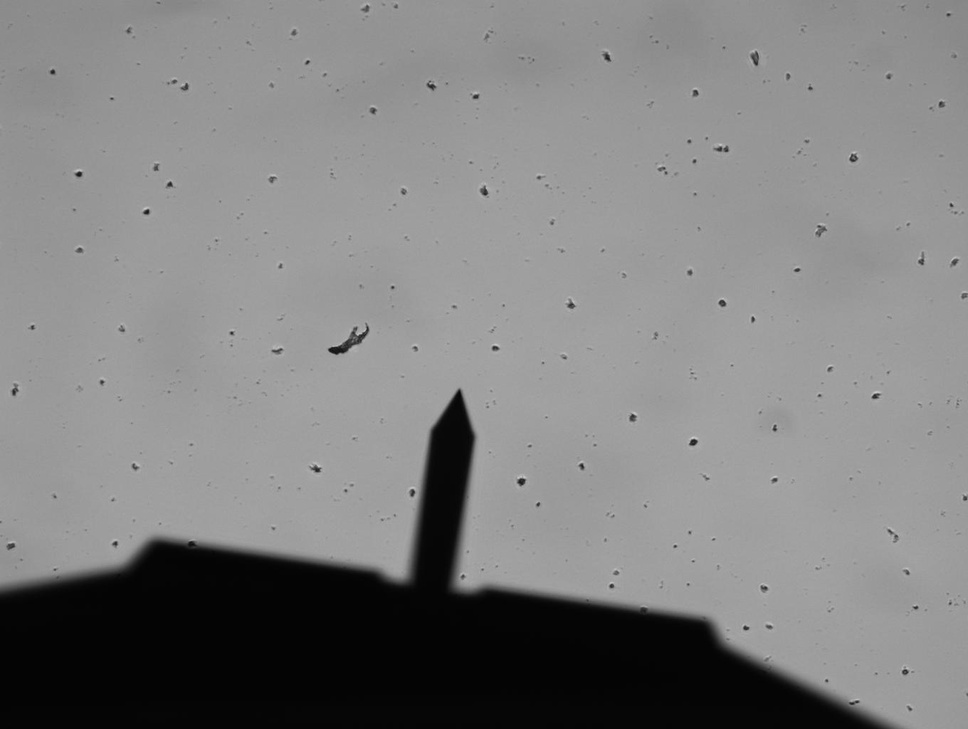
#> input picture TestImage.jpg, 968 x 729 px, shrunk from 1360 x 1024 before the run
$ python -i calibration.py   (imports and definitions only)
#> lines starting #> are read from the running program, lines starting #| are printed output that depends on the picture; after the words box and inside, x2 and y2 are one past the last pixel; in counts of white or black regions, pixels touching at a corner belong together
#> further down, picture is the input picture: shape (729, 968, 3); min 3, max 208, mean 127.7
import numpy as np
import cv2
import logging
from PyQt5.QtGui import QImage


# [21 lines left out: functions qimage_to_cv2, load_images, not called in this run]

def preprocess_image(image):
    # Convert to grayscale
    gray_image = cv2.cvtColor(image, cv2.COLOR_BGR2GRAY)
    # gray_image = image

    # Step 1: Negate the image
    negated_image = cv2.bitwise_not(gray_image)
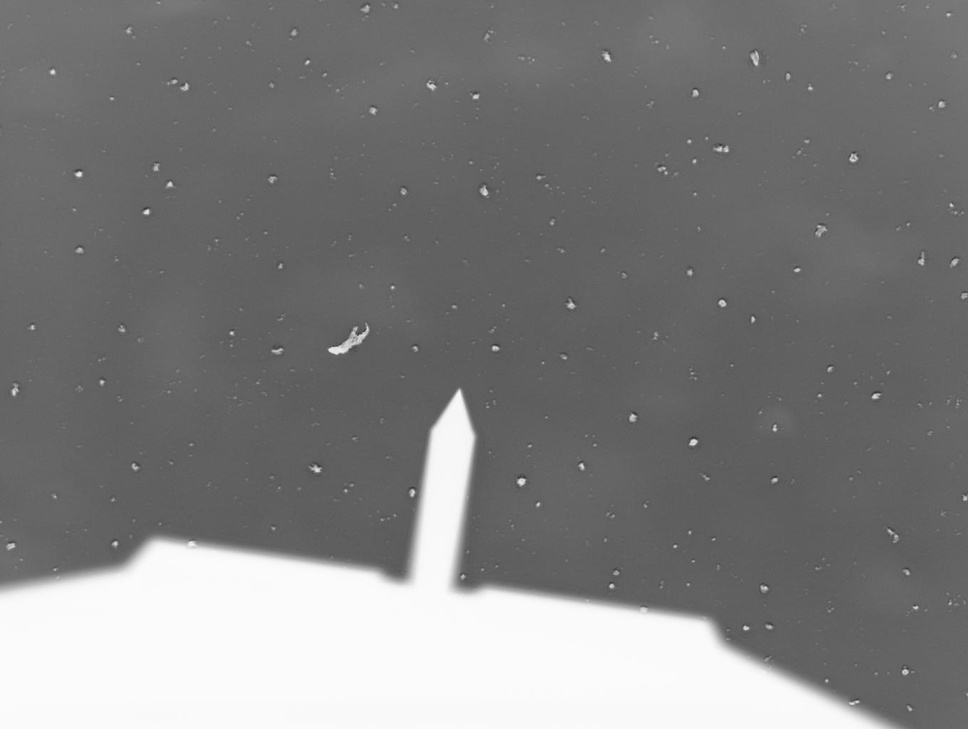
#> negated_image: shape (729, 968); min 47, max 252, mean 127.3

    # Step 2: Apply binary thresholding
    _, binary_image = cv2.threshold(negated_image, 200, 255, cv2.THRESH_BINARY)
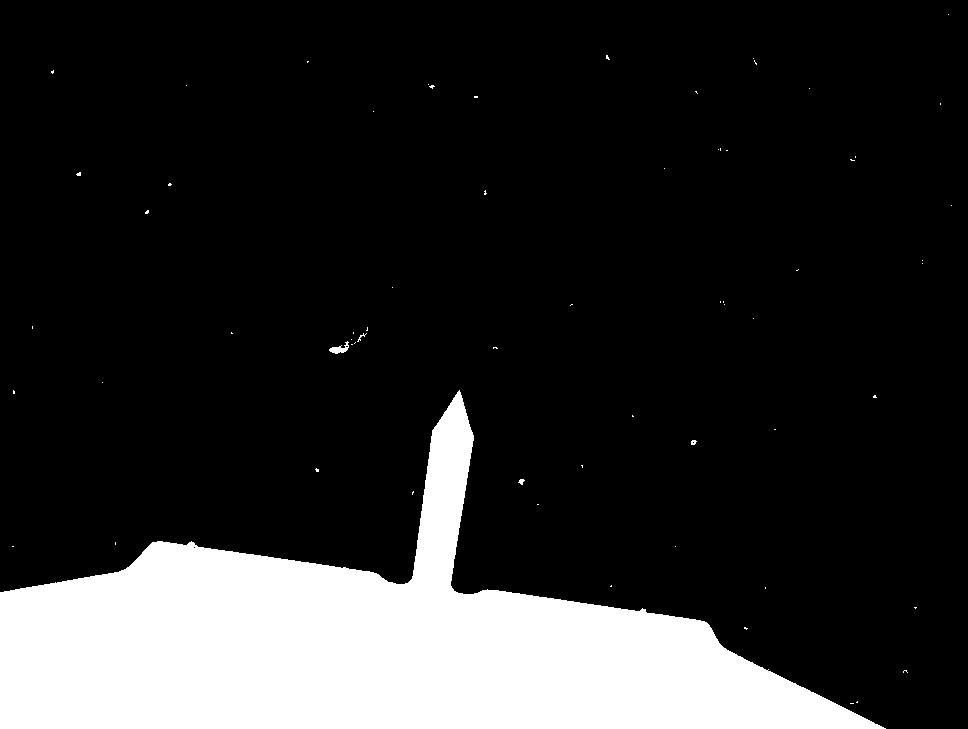
#> binary_image: shape (729, 968); 17.1% white; 66 white regions (61 under 20 px), largest, box (x1, y1, x2, y2) and area: (0, 390, 886, 729) 120361, (329, 341, 349, 354) 117, (518, 479, 525, 485) 25, (691, 440, 697, 445) 23, (357, 333, 367, 342) 22

    # Step 3: Remove small objects using morphological operations
    kernel = np.ones((5, 5), np.uint8)
    opened_image = cv2.morphologyEx(binary_image, cv2.MORPH_OPEN, kernel)
#> opened_image: shape (729, 968); 17.1% white; 2 white regions, box (x1, y1, x2, y2) and area: (0, 394, 882, 729) 120327, (332, 347, 341, 353) 53

    # Step 4: Find the largest connected component
    num_labels, labels, stats, centroids = cv2.connectedComponentsWithStats(opened_image, connectivity=8)
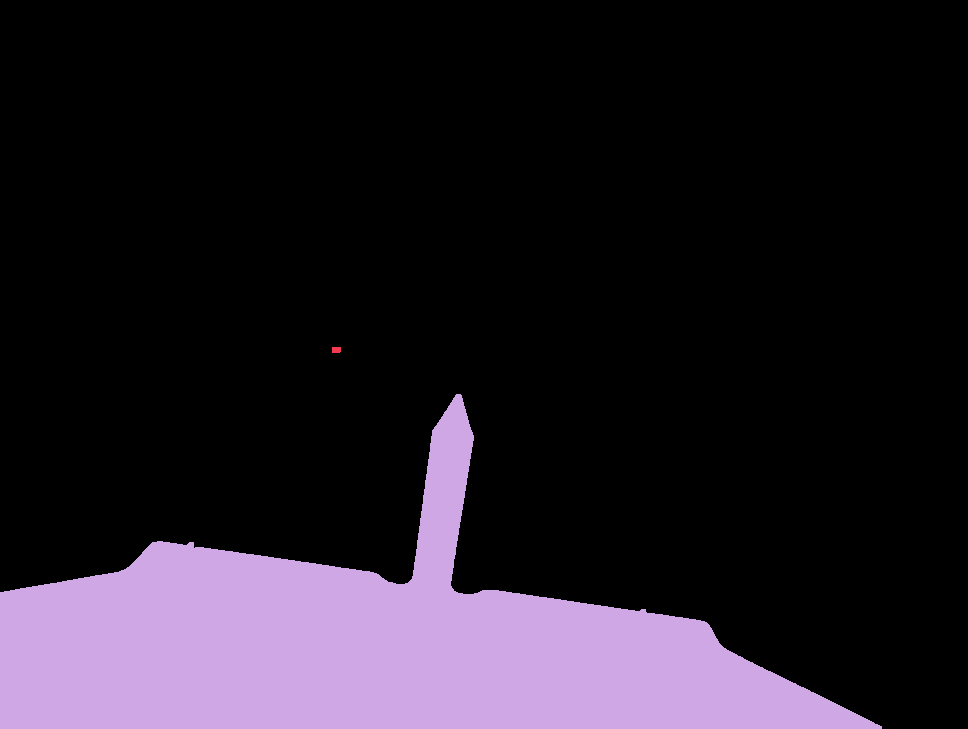
#> labels: shape (729, 968) int32; 3 distinct labels, from 0 to 2; one colour per label, 0 black
#> num_labels = 3; stats = [[0, 0, 968, 729, 585292], [332, 347, 9, 6, 53], [0, 394, 882, 335, 120327]]; centroids = [[507.3, 305.9], [335.9, 349.5], [368, 646.4]]
    largest_label = 1 + np.argmax(stats[1:, cv2.CC_STAT_AREA])  # Ignore the background
#> largest_label = 2

    mask = np.zeros_like(labels, dtype=np.uint8)
    mask[labels == largest_label] = 255

    # Step 5: Return the cleaned-up binary image
    cleaned_image = cv2.bitwise_and(binary_image, binary_image, mask=mask)
#> cleaned_image: shape (729, 968); 17.1% white; 1 white region, box (x1, y1, x2, y2) and area: (0, 394, 882, 729) 120327

    return cleaned_image

# [16 lines left out: function phase_correlation, not called in this run]

def estimate_transformation(points_image, points_afm):
    transformation_matrix, inliers = cv2.estimateAffine2D(np.array(points_image), np.array(points_afm))
    return transformation_matrix

# [4 lines left out: function transform_coordinates, not called in this run]

>>> import cv2
>>> picture = cv2.imread('TestImage.jpg')
>>> result = preprocess_image(picture)
